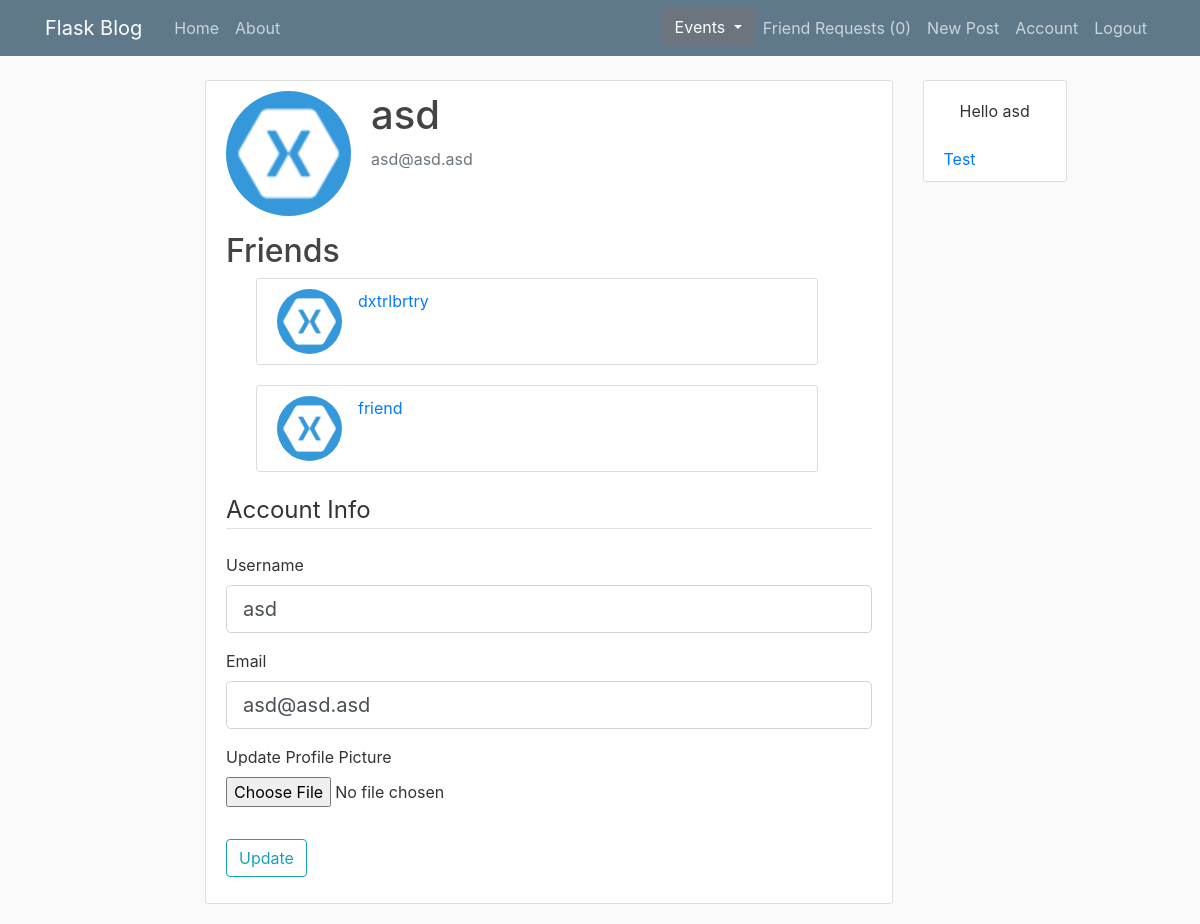
Page /account/ (signed in) on the committed database.
### flaskwebapp/models.py (models this page shows, shortened)
class User(db.Model, UserMixin):
    id = db.Column(db.Integer, primary_key=True)
    username = db.Column(db.String(20), unique=True, nullable=False)
    email = db.Column(db.String(120), unique=True, nullable=False)
    image_file = db.Column(db.String(20), nullable=False, default='default.jpg')
    password = db.Column(db.String(60), nullable=False)
    access = db.Column(db.String(10), nullable=False, default='user')
    posts = db.relationship('Post', backref='author', lazy='dynamic')
    comments = db.relationship('Comment', backref='author', lazy='dynamic')
    likes = db.relationship('Post', secondary=likes, backref='liked_by', lazy='dynamic')
    hosted_events = db.relationship('Event', backref='host', lazy='dynamic')
    attended_events = db.relationship('Event', secondary=event_attendants, lazy='subquery', backref=db.backref('attendants', lazy=True))
    invites = db.relationship('Event', secondary=event_invites, lazy='subquery', backref=db.backref('invites_sent', lazy=True))
    requests = db.relationship('User', secondary=friend_requests,
                               primaryjoin=(friend_requests.c.user_id == id),
                               secondaryjoin=(friend_requests.c.friend_id == id),
                               backref='request_of',
                               lazy='dynamic')
    friends = db.relationship('User',
                              secondary=friend,
                              primaryjoin=(friend.c.user_id == id),
                              secondaryjoin=(friend.c.friend_id == id),
                              backref='friend_of',
                              lazy='dynamic')

### flaskwebapp/users/routes.py (the view)
@users.route('/account/', methods=['GET', 'POST'])
@login_required
def account():
    form = UpdateAccountForm()
    if form.validate_on_submit():
        if form.picture.data:
            picture_file = save_picture(form.picture.data)
            current_user.image_file = picture_file
        current_user.username = form.username.data
        current_user.email = form.email.data
        db.session.commit()
        flash(f'Your account has been updated!', 'success')
        return redirect(url_for('users.account'))
    elif request.method == 'GET':
        form.username.data = current_user.username
        form.email.data = current_user.email
    image_file = url_for('static', filename='profile_pics/' + current_user.image_file)
    return render_template('account.html', title='Account', image_file=image_file, form=form, friends=current_user.friends)

### flaskwebapp/users/forms.py (shortened to what this page needs)
class UpdateAccountForm(FlaskForm):
    username = StringField('Username', validators=[DataRequired(), Length(min=2, max=20)])
    email = StringField('Email', validators=[DataRequired(), Email()])
    picture = FileField('Update Profile Picture', validators=[FileAllowed(['jpg', 'png'])])
    submit = SubmitField('Update')

### flaskwebapp/models.py (called while the page is built)
@login_manager.user_loader
def load_user(user_id):
    return User.query.get(int(user_id))

### flaskwebapp/templates/account.html (shortened to what this page needs)
{% extends 'layout.html' %}
{% from 'macros/macros.html' import input, upload_image, render_users %}
{% block content %}
<div class="content-section">
    <div class="media">
        <img class="rounded-circle account-img" src="{{ image_file }}">
        <div class="media-body">
            <h2 class="account-heading">{{ current_user.username }}</h2>
            <p class="text-secondary">{{ current_user.email }}</p>
        </div>
    </div>
    <h2>Friends</h2>
    {{ render_users(current_user.friends) }}
    <form method="POST" action="" enctype="multipart/form-data">
        <fieldset class="form-group">
            <legend class="border-bottom mb-4">Account Info</legend>
            {{ input(form.username) }}
            {{ input(form.email) }}
            {{ upload_image(form.picture) }}
        </fieldset>
        <div class="form-group">
            {{ form.submit(class="btn btn-outline-info") }}
        </div>
    </form>
</div>
{% endblock content %}

### flaskwebapp/templates/layout.html (shortened to what this page needs)
<!DOCTYPE html>
<html lang="en">
<head>
    <link rel="stylesheet" type="text/css" href="{{ url_for('static', filename='bootstrap.css') }}">
    <link rel="stylesheet" type="text/css" href="{{ url_for('static', filename='main.css') }}">
</head>
<body>
<header class="site-header">
    <nav class="navbar navbar-expand-md navbar-dark bg-steel fixed-top">
        <div class="container">
            <a class="navbar-brand mr-4" href="/">Flask Blog</a>
            <div class="collapse navbar-collapse" id="navbarToggle">
                <div class="navbar-nav mr-auto">
                    {% if current_user.is_authenticated %}
                    <a class="nav-item nav-link" href="{{ url_for('main.home') }}">Home</a>
                    <a class="nav-item nav-link" href="{{ url_for('main.about') }}">About</a>
                    {% endif %}
                </div>
                <div class="navbar-nav">
                    {% if current_user.is_authenticated %}
                    <div class="dropdown">
                        <button class="btn btn-secondary dropdown-toggle" type="button" id="eventMenuButton"
                                data-toggle="dropdown" aria-haspopup="true" aria-expanded="false">
                            Events
                        </button>
                    </div>
                    <a class="nav-item nav-link" href="{{ url_for('users.requests') }}">Friend Requests ({{
                        current_user.requests.count() }})</a>
                    <a class="nav-item nav-link" href="{{ url_for('posts.new_post') }}">New Post</a>
                    <a class="nav-item nav-link" href="{{ url_for('users.account') }}">Account</a>
                    <a class="nav-item nav-link" href="{{ url_for('users.logout') }}">Logout</a>
                    {% else %}
                    <a class="nav-item nav-link" href="{{ url_for('users.login') }}">Login</a>
                    <a class="nav-item nav-link" href="{{ url_for('users.register') }}">Register</a>
                    {% endif %}
                </div>
            </div>
        </div>
    </nav>
</header>
<main role="main">
    <div class="row">
        <div class="col-md-2"></div>
        <div class="col-md-7 main-content">
            {% block content %}
            {% endblock content %}
        </div>
        <div class="col-md-3">
            <div class="content-section right-panel">
                {% if current_user.is_authenticated %}
                <p class="nav-item nav-link">Hello {{ current_user.username }}</p>
                {% endif %}
                <a class="mt-20" href="{{ url_for('main.test') }}">Test</a>
            </div>
        </div>
    </div>
</main>
</body>
</html>

### flaskwebapp/templates/macros/macros.html (shortened to what this page needs)
{% macro input(field) %}
<div class="form-group">
  {{ field.label(class="form-control-label") }}
    {% if field.errors %}
  {{ field(class="form-control form-control-lg is-invalid") }}
  <div class="invalid-feedback">
    {% for error in field.errors %}
    <span> {{ error }} </span>
    {% endfor %}
  </div>
  {% else %}
  {{ field(class="form-control form-control-lg") }}
  {% endif %}
</div>
{% endmacro %}
{% macro upload_image(field) %}
<div class="form-group">
  {{ field.label() }}
  {{ field(class="form-control-file") }}
</div>
{% endmacro %}
{% macro render_users(list) %}
<div class="container">
  <div class="col-md-12">
    {% for user in list %}
    <div class="media content-section mr-4">
      <img class="rounded-circle article-img" src="{{ url_for('static', filename='profile_pics/' + user.image_file) }}">
      <a href="{{ url_for('posts.user_posts', username=user.username) }}">{{ user.username }}</a>
    </div>
    {% endfor %}
  </div>
</div>
{% endmacro %}

### flaskwebapp/static/main.css (style rules this page uses)
body { background: #fafafa; color: #333333; margin-top: 5rem; }
h1, h2, h3, h4, h5, h6 { color: #444444; }
.right-panel { position: fixed; z-index: 1; overflow-x: hidden; padding-top: 20px; }
.bg-steel { background-color: #5f788a; }
.site-header .navbar-nav .nav-link { color: #cbd5db; }
.content-section { background: #ffffff; padding: 10px 20px; border: 1px solid #dddddd; border-radius: 3px; margin-bottom: 20px; }
.article-img { height: 65px; width: 65px; margin-right: 16px; }
.account-img { height: 125px; width: 125px; margin-right: 20px; margin-bottom: 16px; }
.account-heading { font-size: 2.5rem; }

### rows in the picture
User: username "asd", email "asd@asd.asd"
User: image_file (placeholder picture), username "dxtrlbrtry"
User: image_file (placeholder picture), username "friend"

### other values in the picture
{{ current_user.requests.count() }} "0"
{{ field.label(class="form-control-label") }} "Username Email"
{{ field.label() }} "Update Profile Picture"
